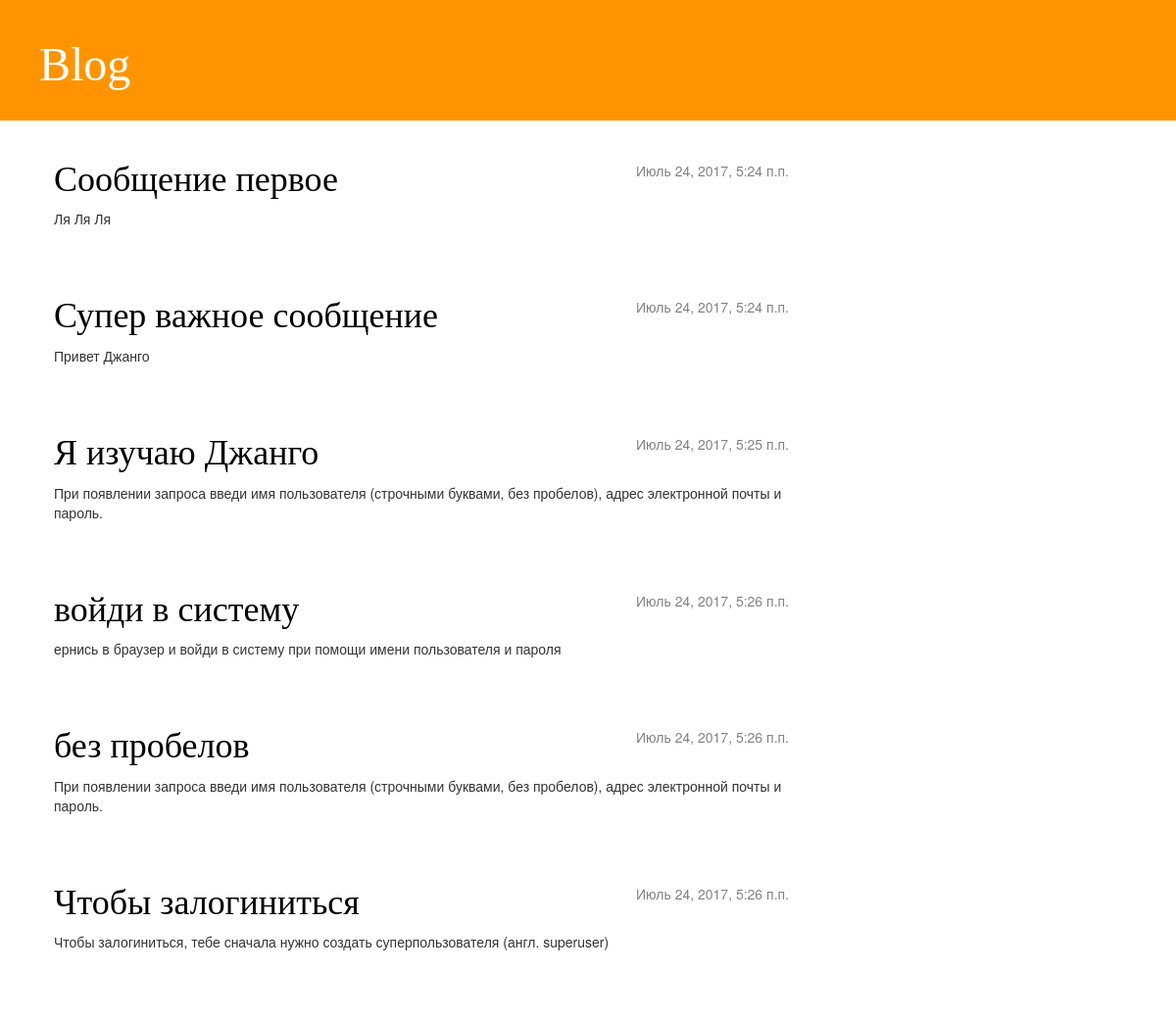
The page / on the database its author committed.
### blog/models.py (models this page shows, shortened)
class Post(models.Model):
    author = models.ForeignKey('auth.User')
    title = models.CharField(max_length=200)
    text = models.TextField()
    created_date = models.DateTimeField(default=timezone.now())
    published_date = models.DateTimeField(blank=True, null=True)

### blog/views.py (the view)
# urls.py: url(r'^$', views.post_list, name='post_list'),
def post_list(request):
    posts = Post.objects.filter(published_date__lte=timezone.now()).order_by('published_date')
    return render(request, 'blog/post_list.html', {'posts': posts})

### blog/templates/blog/post_list.html
{% extends 'blog/base.html' %}
{% block content %}
    {% for post in posts %}
    <div class="post">
        <div class="date">
            {{ post.published_date }}
        </div>
        <h1><a href="{% url 'post_detail' pk=post.pk %}">{{ post.title }}</a></h1>
        <p>{{ post.text|linebreaksbr }}</p>
    </div>
    {% endfor %}
{% endblock content %}

### blog/templates/blog/base.html (shortened to what this page needs)
{% load staticfiles %}
<!DOCTYPE html>
<html>
<head>
    <link rel="stylesheet" href="//maxcdn.bootstrapcdn.com/bootstrap/3.2.0/css/bootstrap.min.css">
    <link rel="stylesheet" href="//maxcdn.bootstrapcdn.com/bootstrap/3.2.0/css/bootstrap-theme.min.css">
    <link rel="stylesheet" href="{% static 'css/blog.css' %}">
</head>
<body>
        <div class="page-header">
            <h1><a href="/">Blog</a></h1>
        </div>
        <div class="content container">
            <div class="row">
                <div class="col-md-8">
                {% block content %}
                {% endblock %}
                </div>
            </div>
        </div>
    </body>
</html>

### blog/static/css/blog.css (style rules this page uses)
.page-header { background-color: #ff9400; margin-top: 0; padding: 20px 20px 20px 40px; }
.page-header h1, .page-header h1 a, .page-header h1 a:visited, .page-header h1 a:active { color: #ffffff; font-size: 36pt; text-decoration: none; }
.content { margin-left: 40px; }
h1, h2, h3, h4 { font-family: 'Lobster', cursive; }
.date { float: right; color: #828282; }
.post { margin-bottom: 70px; }
.post h1 a, .post h1 a:visited { color: #000000; }

### rows shown on the page
Post: published_date "Июль 24, 2017, 5:24 п.п.", title "Сообщение первое", text "Ля Ля Ля"
Post: published_date "Июль 24, 2017, 5:24 п.п.", title "Супер важное сообщение", text "Привет Джанго"
Post: published_date "Июль 24, 2017, 5:25 п.п.", title "Я изучаю Джанго", text "При появлении запроса введи имя пользователя (строчными буквами, без пробелов), адрес электронной почты и пароль."
Post: published_date "Июль 24, 2017, 5:26 п.п.", title "войди в систему", text "ернись в браузер и войди в систему при помощи имени пользователя и пароля"
Post: published_date "Июль 24, 2017, 5:26 п.п.", title "без пробелов", text "При появлении запроса введи имя пользователя (строчными буквами, без пробелов), адрес электронной почты и пароль."
Post: published_date "Июль 24, 2017, 5:26 п.п.", title "Чтобы залогиниться", text "Чтобы залогиниться, тебе сначала нужно создать суперпользователя (англ. superuser)"
